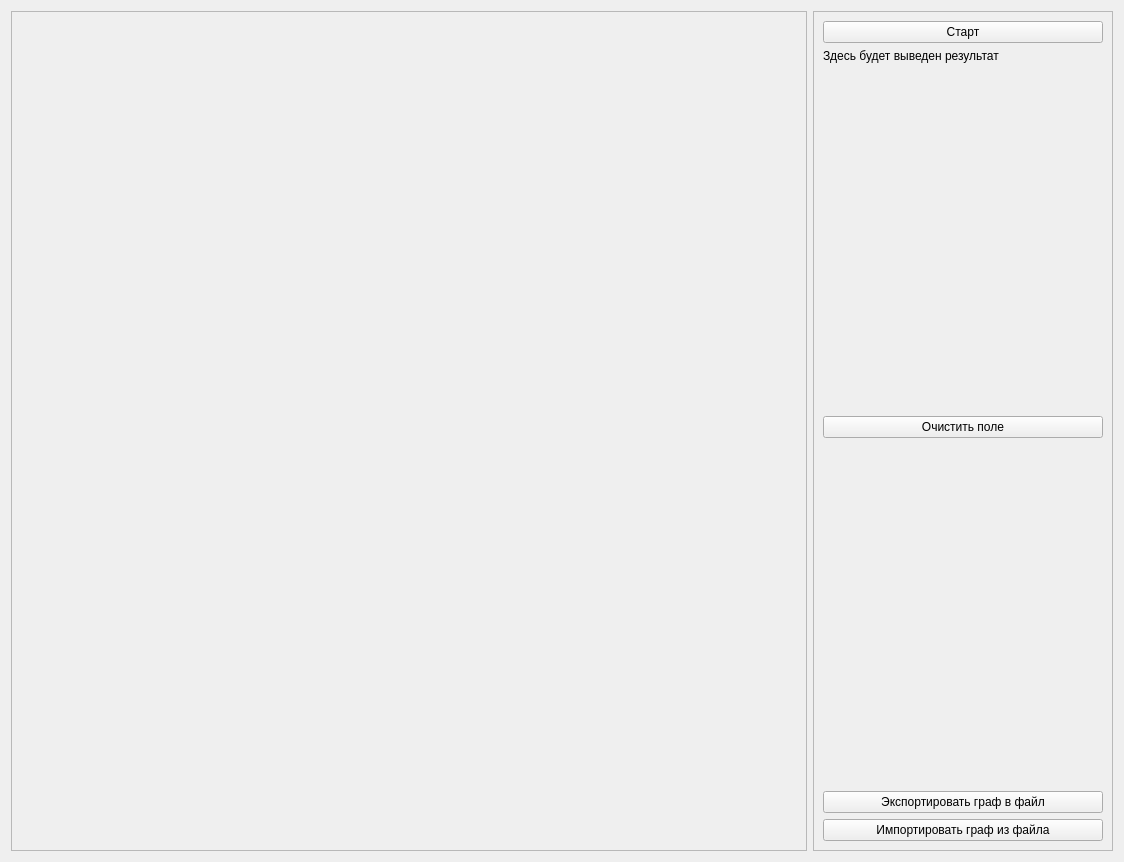
<?xml version="1.0" encoding="UTF-8"?>
<ui version="4.0">
 <class>Form</class>
 <widget class="QWidget" name="Form">
  <property name="geometry">
   <rect>
    <x>0</x>
    <y>0</y>
    <width>1124</width>
    <height>862</height>
   </rect>
  </property>
  <property name="windowTitle">
   <string>Form</string>
  </property>
  <layout class="QHBoxLayout" name="horizontalLayout">
   <item>
    <widget class="QFrame" name="frame">
     <property name="frameShape">
      <enum>QFrame::StyledPanel</enum>
     </property>
     <property name="frameShadow">
      <enum>QFrame::Raised</enum>
     </property>
    </widget>
   </item>
   <item>
    <widget class="QFrame" name="frame_2">
     <property name="maximumSize">
      <size>
       <width>300</width>
       <height>16777215</height>
      </size>
     </property>
     <property name="frameShape">
      <enum>QFrame::StyledPanel</enum>
     </property>
     <property name="frameShadow">
      <enum>QFrame::Raised</enum>
     </property>
     <layout class="QVBoxLayout" name="verticalLayout">
      <item>
       <widget class="QPushButton" name="button_start">
        <property name="text">
         <string>Старт</string>
        </property>
       </widget>
      </item>
      <item>
       <widget class="QLabel" name="label_result">
        <property name="text">
         <string>Здесь будет выведен результат</string>
        </property>
       </widget>
      </item>
      <item>
       <spacer name="verticalSpacer">
        <property name="orientation">
         <enum>Qt::Vertical</enum>
        </property>
        <property name="sizeHint" stdset="0">
         <size>
          <width>20</width>
          <height>320</height>
         </size>
        </property>
       </spacer>
      </item>
      <item>
       <widget class="QPushButton" name="button_clear">
        <property name="text">
         <string>Очистить поле</string>
        </property>
       </widget>
      </item>
      <item>
       <spacer name="verticalSpacer_2">
        <property name="orientation">
         <enum>Qt::Vertical</enum>
        </property>
        <property name="sizeHint" stdset="0">
         <size>
          <width>20</width>
          <height>320</height>
         </size>
        </property>
       </spacer>
      </item>
      <item>
       <widget class="QPushButton" name="button_export">
        <property name="text">
         <string>Экспортировать граф в файл</string>
        </property>
       </widget>
      </item>
      <item>
       <widget class="QPushButton" name="button_import">
        <property name="text">
         <string>Импортировать граф из файла</string>
        </property>
       </widget>
      </item>
     </layout>
    </widget>
   </item>
  </layout>
 </widget>
 <resources/>
 <connections/>
</ui>
